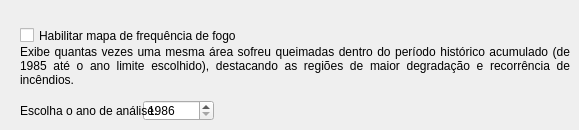
     <widget class="QWidget" name="fire_frequency_2">
      <attribute name="title">
       <string>Frequência de queimadas </string>
      </attribute>
      <widget class="QSpinBox" name="FireFrequencyYearT1">
       <property name="geometry">
        <rect>
         <x>143</x>
         <y>100</y>
         <width>71</width>
         <height>21</height>
        </rect>
       </property>
       <property name="minimum">
        <number>1986</number>
       </property>
       <property name="maximum">
        <number>2999</number>
       </property>
       <property name="value">
        <number>1986</number>
       </property>
      </widget>
      <widget class="QLabel" name="SelecioneProduto_fire_accumulated_6">
       <property name="geometry">
        <rect>
         <x>20</x>
         <y>100</y>
         <width>151</width>
         <height>21</height>
        </rect>
       </property>
       <property name="text">
        <string>Escolha o ano de análise:</string>
       </property>
       <property name="alignment">
        <set>Qt::AlignLeading|Qt::AlignLeft|Qt::AlignVCenter</set>
       </property>
      </widget>
      <widget class="QCheckBox" name="check_fire_frequency">
       <property name="enabled">
        <bool>true</bool>
       </property>
       <property name="geometry">
        <rect>
         <x>20</x>
         <y>20</y>
         <width>221</width>
         <height>31</height>
        </rect>
       </property>
       <property name="acceptDrops">
        <bool>false</bool>
       </property>
       <property name="text">
        <string>Habilitar mapa de frequência de fogo</string>
       </property>
       <property name="checked">
        <bool>false</bool>
       </property>
      </widget>
      <widget class="QLabel" name="SelecioneProduto_fire_accumulated_13">
       <property name="geometry">
        <rect>
         <x>20</x>
         <y>40</y>
         <width>550</width>
         <height>51</height>
        </rect>
       </property>
       <property name="text">
        <string>Exibe quantas vezes uma mesma área sofreu queimadas dentro do período histórico acumulado (de 1985 até o ano limite escolhido), destacando as regiões de maior degradação e recorrência de incêndios.</string>
       </property>
       <property name="alignment">
        <set>Qt::AlignJustify|Qt::AlignVCenter</set>
       </property>
       <property name="wordWrap">
        <bool>true</bool>
       </property>
      </widget>
     </widget>
